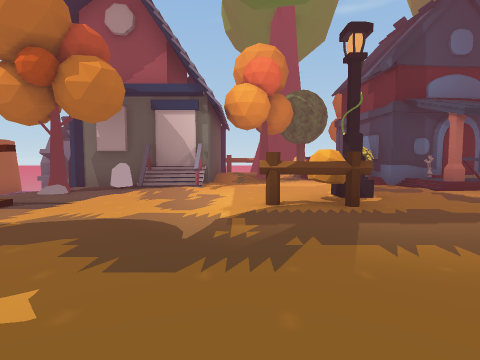
[1] (above)

24 first-person views from a walk through a Unity game level. The camera is 1.4 m above the floor, tilts 4° down and sees 80° across. The floor is counted in squares, 2 m on a side. Each view is taken from the middle of a square. On the plan, view 1 faces up. The plan holds only what a view shows up to about 10 squares ahead; the rest is blank. The place goes on beyond the plan. Some trees and plants on the terrain are drawn as simple stand-ins. The player is left out. Some surface patterns are stand-ins.

[2]
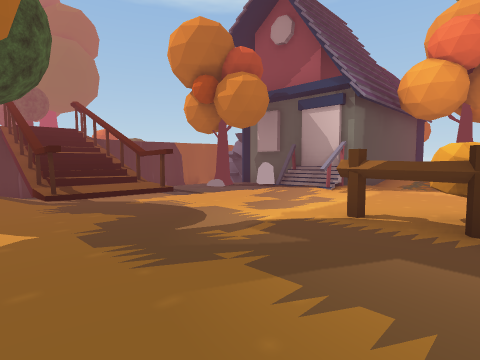

[3]
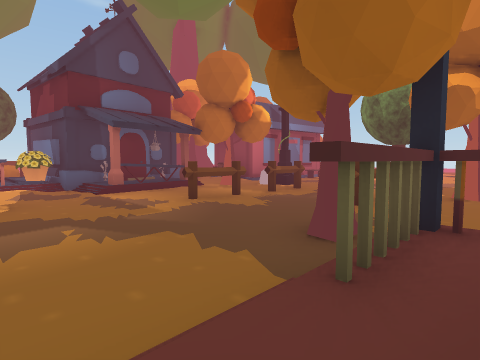

[4]
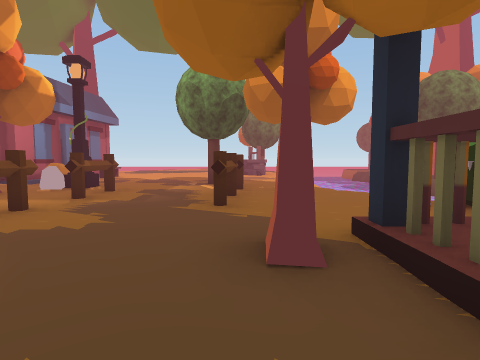

[5]
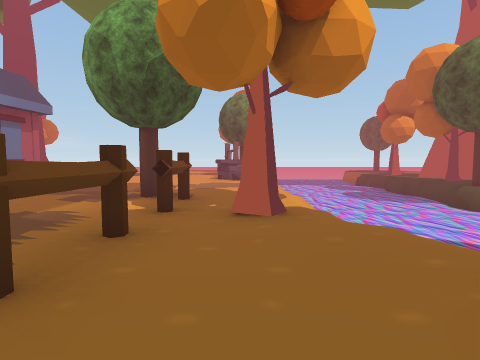

[6]
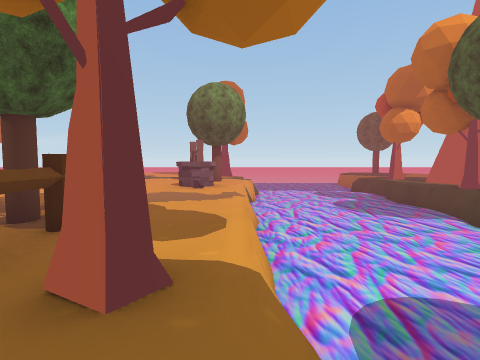

[7]
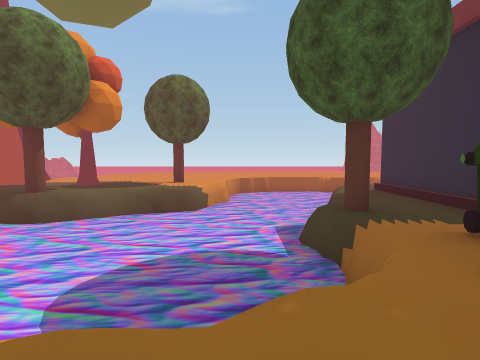

[8]
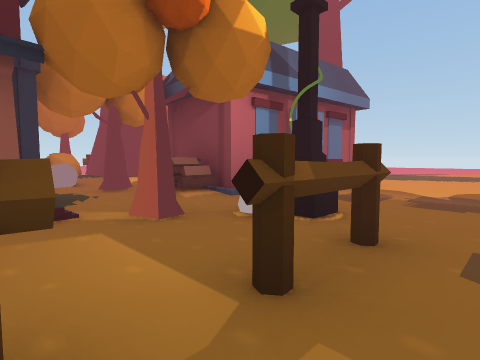

[9]
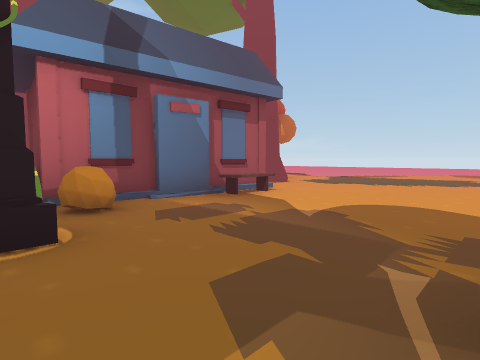

[10]
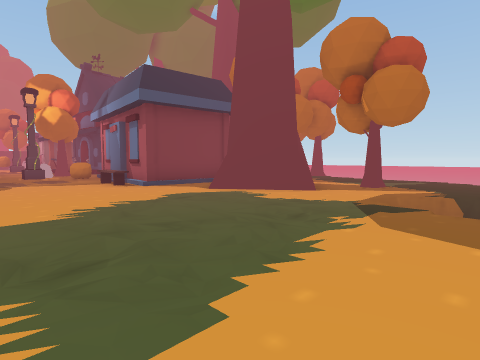

[11]
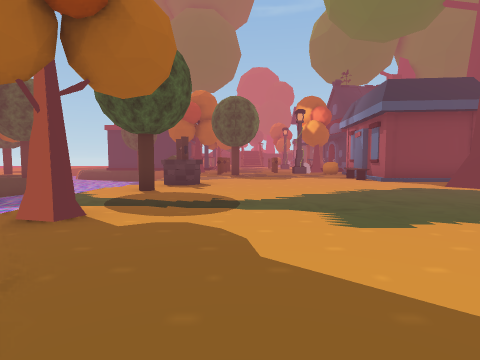

[12]
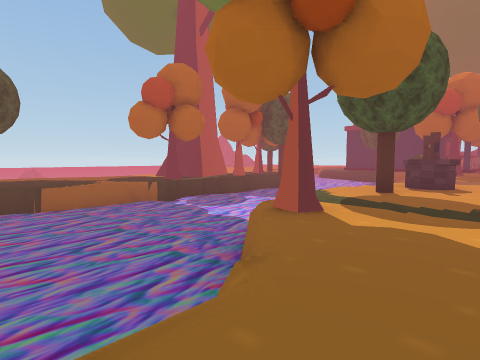

[13]
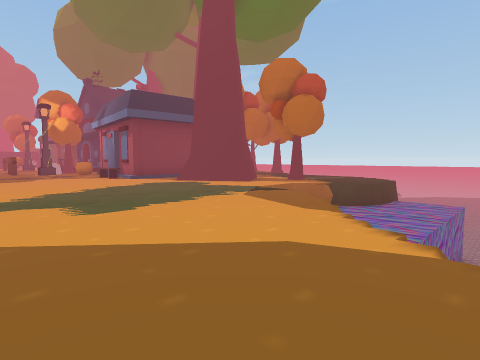

[14]
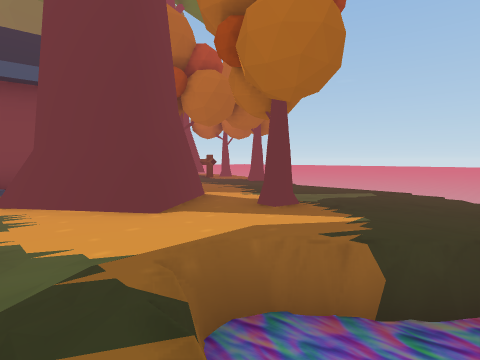

[15]
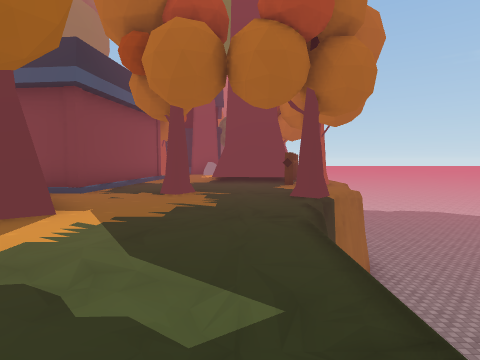

[16]
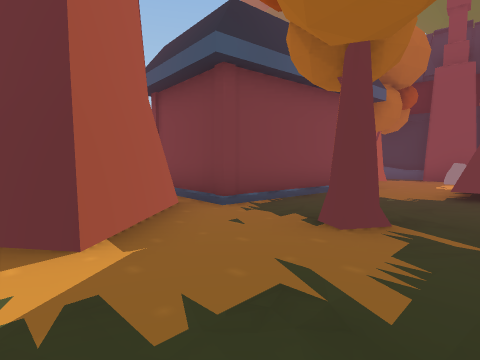

[17]
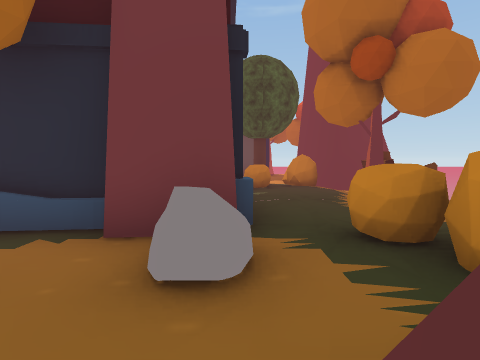

[18]
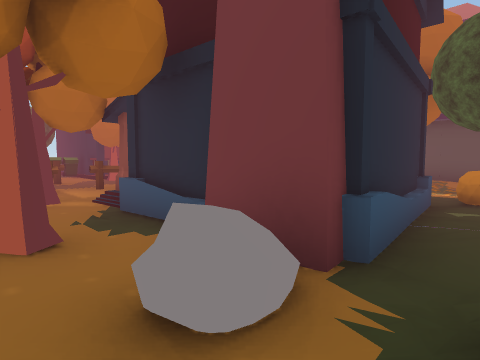

[19]
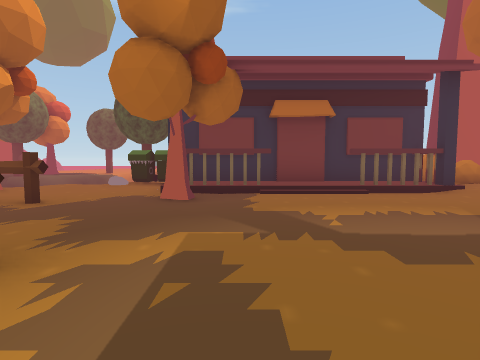

[20]
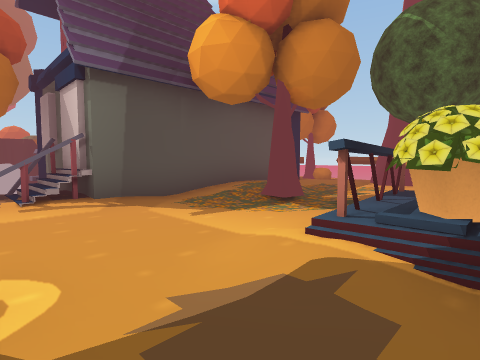

[21]
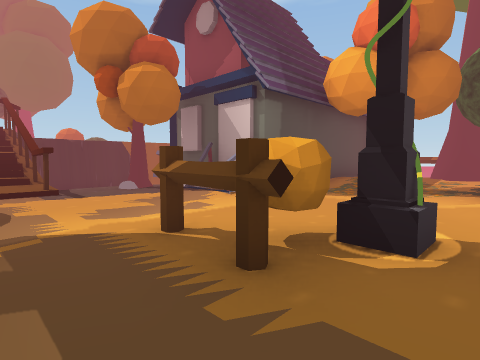

[22]
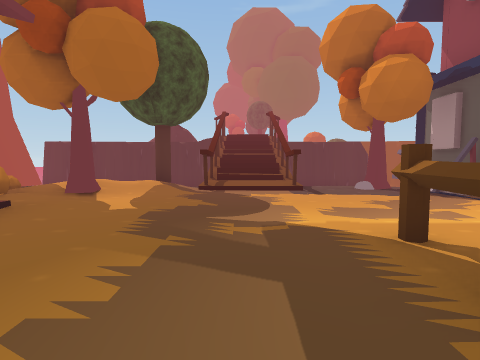

[23]
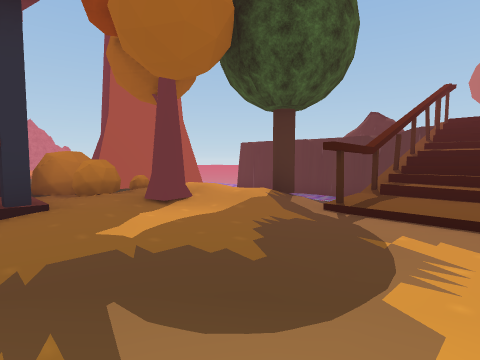

[24]
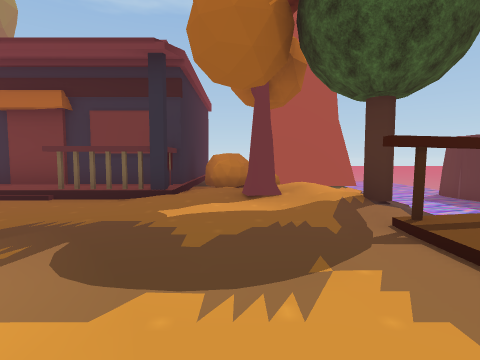

### Floor plan
Key: @ floor where view 1 was taken; # wall or solid block; x gap in a wall; . main floor; : floor 0.25 m higher than the main floor; + floor 0.5 m higher than the main floor; / step, stairs or slope; = window, fence, low wall or low ledge; ≈ liquid the walk keeps out of; ^ raised ledge; v drop or lower ground; H house; T tree; R rock; S streetlight; B bush; W well; E bench; O other object.
Columns run from 10 left of view 1 to 26 right of it. Each row starts with its distance up from view 1.
 17                       vvvvvvv
 16         T    T         vvvvvv
 15         T  ####T#   T # T.vv       v
 14          ::/#B:::::BT###..T..vvv   v
 13          H:::::::::B+##T.........  v
 12         HH/.BT.####R:///..T.......≈v
 11        HHH+/.###  #...........T...≈≈
 10        HHH/T.##   #.T/H///..#....≈≈≈
  9      H HHH...## ###. H   H/##T..≈≈≈≈
  8      HHHHH.../###O..OH    //#...≈≈≈≈
  7      HTR/H.....###...BHHHH/....... ≈
  6      ≈/.....S......T.B..EE........≈
  5  v  x≈.....BB......SR...............v
  4 ##=////.........#..^.................
  3 x//////..............................
  2 #vvxxv//..............T..............
  1      ≈T/./.....T..#x##.....W........
  0  v   ≈//T/@#////....T.....WWT...T≈≈≈
 -1  vv  ≈ /B/+++++#.../////////....≈≈≈≈
 -2   v≈ ≈.B./  ### OO/≈≈≈≈≈≈≈≈≈≈ ≈≈≈≈≈≈
 -3  vv≈ ###BB      OO≈≈≈≈≈≈≈≈≈≈≈≈≈≈≈≈≈≈
 -4  vvv   #T#      #T≈≈≈≈≈≈≈≈≈≈≈≈≈≈≈≈≈≈
 -5  vv  TTT #      #.≈≈≈≈≈≈≈≈≈≈≈≈≈≈≈≈≈
 -6                 #≈≈≈≈≈≈≈T≈≈≈≈≈≈≈≈≈≈
 -7                 #≈≈≈≈≈..T.T..T.....
 -8                  ≈≈≈≈  TT T#T

Positions as (right, up) in squares from view 1, and headings:
1: (0, 0), facing up
2: (2, 1), facing up-left
3: (2, -1), facing up-right
4: (3, 1), facing right
5: (6, 0), facing right
6: (8, -1), facing right
7: (9, 0), facing down
8: (7, 3), facing up-right
9: (10, 2), facing up-right
10: (23, 3), facing up-left
11: (25, 2), facing left
12: (25, 2), facing down-left
13: (26, 2), facing up-left
14: (23, 7), facing up-left
15: (22, 13), facing left
16: (19, 13), facing down-left
17: (11, 12), facing left
18: (10, 13), facing down-left
19: (4, 6), facing down
20: (4, 6), facing up-left
21: (3, 3), facing up-left
22: (3, 3), facing left
23: (0, 4), facing down-left
24: (-2, 5), facing down
